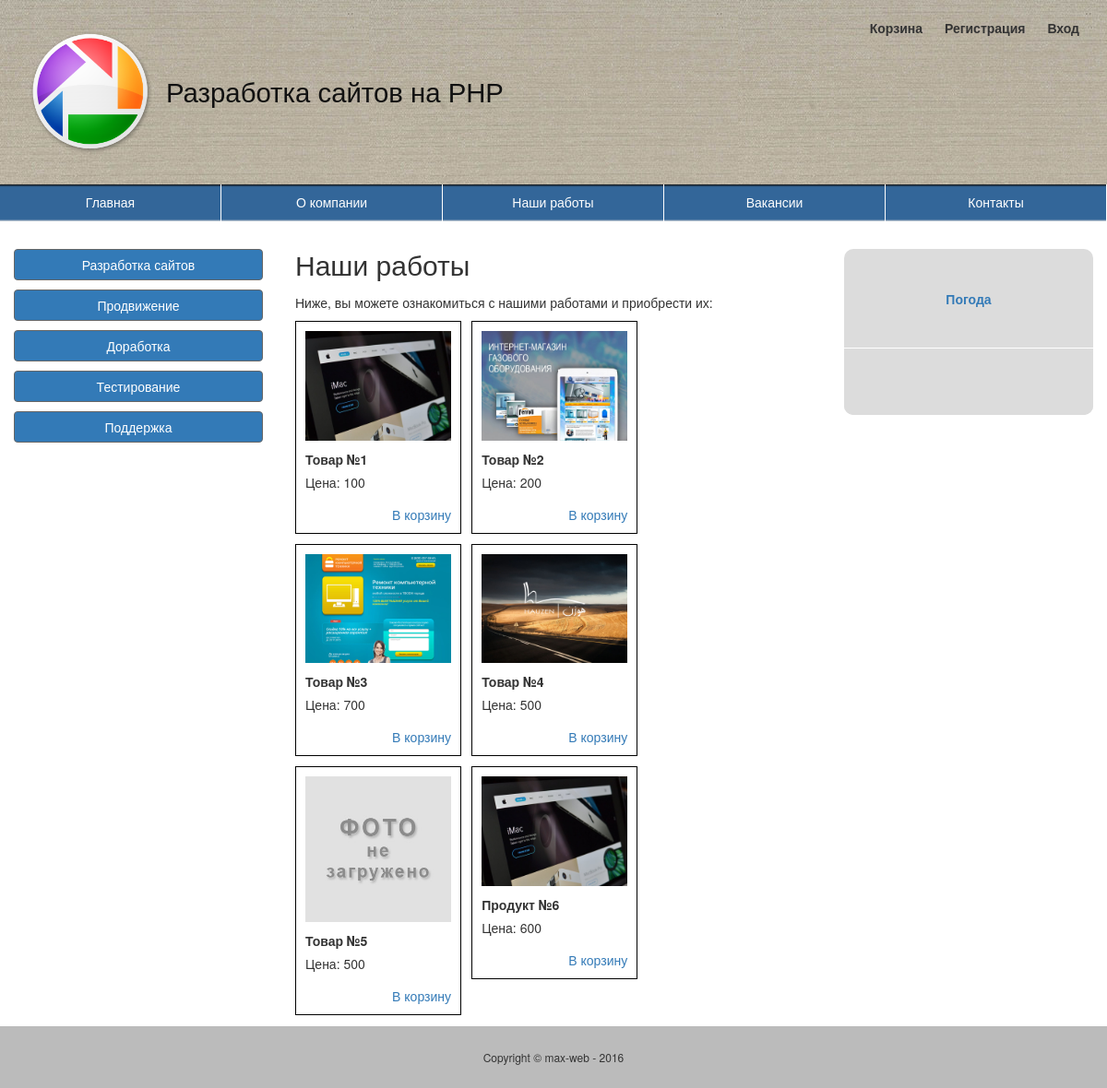
The app's page /works.php with its own data.
### tables this page shows
CREATE TABLE IF NOT EXISTS `products` (
  `id` int(11) NOT NULL AUTO_INCREMENT,
  `name` tinytext NOT NULL,
  `body` text NOT NULL,
  `picture` tinytext NOT NULL,
  `price` tinytext NOT NULL,
  `cat_id` int(11) NOT NULL,
  `vip` int(11) NOT NULL,
  `showhide` enum('show','hide') NOT NULL DEFAULT 'show',
  `product_code` int(11) NOT NULL,
  `user_id` int(11) NOT NULL,
  `putdate` date NOT NULL,
  PRIMARY KEY (`id`)
);

### works.php (the view, shortened to what this page needs)
<?
	require_once ('templates/top.php');
?>
	<h2>Наши работы</h2>
	<div class="content">
		<p>
		Ниже, вы можете ознакомиться с нашими работами и приобрести их:
		</p>
<?
	$query="SELECT * FROM products WHERE showhide='show'";
	$res=mysql_query($query);
	while ($row=mysql_fetch_array($res)){
		echo "<div class='works'><div class='works_content'>";
		echo "<img src='/media/uploads/".$row['picture']."'/>";
		echo "<div class='works_name'>".$row['name']."</div>";
		echo "<div class='works_price'>Цена: ".$row['price']."</div>";
		echo "<div class='works_basket'><a href='addcard.php?id=".$row['id']."'>В корзину</a></div>";
		echo "</div></div>";
	}
?>
	</div>
<? require_once ('templates/bottom.php'); ?>

### templates/top.php (shortened to what this page needs)
<!Doctype>
<html>
	<head>
		<link type="text/css" rel="stylesheet" href="media/bootstrap/css/bootstrap.min.css" />
		<link type="text/css" rel="stylesheet" href="media/css/style.css" />
	</head>
	<body>
	<div class="wrapper">
		<div class="header">
			<a href="/">
				<img src="media/img/logo.png" class="logo" />
			</a>
			<div class="auth">
				<a href="basket.php">Корзина</a>
				<?php if ($_SESSION['id']) { ?>
					<a href="cabinet.php">Кабинет</a>
					<a href="logout.php">Выход</a>
				<?php } else { ?>
					<a href="register.php">Регистрация</a>
					<a href="login.php">Вход</a>
				<?php } ?>
			</div>
			<h1 class="logotext">Разработка сайтов на PHP</h1>
		</div>
		<nav class="topmenu">
			<a href="/">Главная</a>
			<a href="index.php?url=about_company">О компании</a>
			<a href="works.php">Наши работы</a>
			<a href="index.php?url=vacancy">Вакансии</a>
			<a href="index.php?url=contacts">Контакты</a>
		</nav>
		<div class="main">
			<div class="col-md-3">
				<a href="index.php?url=development" class="btn btn-primary btn-block">Разработка сайтов</a>
				<a href="index.php?url=promotion" class="btn btn-primary btn-block">Продвижение</a>
				<a href="index.php?url=rework" class="btn btn-primary btn-block">Доработка</a>
				<a href="index.php?url=testing" class="btn btn-primary btn-block">Тестирование</a>
				<a href="index.php?url=support" class="btn btn-primary btn-block">Поддержка</a>
			</div>
			<div class="col-md-6">

### templates/bottom.php (shortened to what this page needs)
			</div>
			<div class="col-md-3">
				<table class="my_table0" width="100%" height="180">
				<tr><td class="my_table1_td1"><a href="http://6.pogoda.by/26850" target="_blank">Погода</a></td></tr>
				<tr><td>
				<table class="my_table1" width="100%" height="100%"><tr><td>
				</td></tr>
				</table>
				</td></tr>
				</table>
			</div>
		</div>
	</div>
		<div class="footer">
		Copyright &copy; max-web - 2016
		</div>
	</body>
</html>

### media/css/style.css (style rules this page uses)
html, body { margin: 0; padding: 0; height: 100%; }
h2 { margin-top: 0px; padding: 0 5px 0 5px; }
.wrapper { min-height: 100%; }
.header { background: url("../img/fon.jpg"); height: 200px; }
.logo { float: left; height: 140px; margin: 30px 0 0 30px; }
.logotext { float: left; margin: 85px 0 0 10px; font-family: arial; font-size: 22pt; color: #111111; }
.auth { float: right; margin: 20px 30px 0 0; }
.auth a { padding-left: 20px; font-weight: bold; color: #333; }
.topmenu { display: -moz -box; display: -webkit -flex; display: flex; width: 100%; text-align: center; margin: 0 auto; background: #336699; background: linear-gradient(to bottom, #111 0%, #336699 7%, #336699 95%, #ddd 100%); }
.topmenu a { height: 40px; display: block; -moz -box -flex: 1; -webkit -flex: 1; flex: 1; padding: 10px; font-family: arial; text-align: center; text-decoration: none; color: white; border-right: white solid 1px; }
.main { margin-top: 30px; padding-bottom: 107px; }
.content { padding: 5px 5px 15px 5px; }
.content p { text-align: justify; }
.footer { padding-top: 25px; padding-bottom: 25px; background: #bbbbbb; text-align: center; font-size: 12px; margin-top: 0px; position: relative; margin-top: -67px; height: 67px; clear:both; }
.my_table0 { background: #dcdcdc; font-size: 14px; border-radius: 10px; }
.my_table1 { background: #dcdcdc; font-size: 14px; border-radius: 10px; margin: 10px 0 10px 0; }
.my_table1 td { padding-left: 7px; }
.my_table1_td1 { text-align: center; font-weight: bold; padding: 5px 0 5px 0; border-bottom: #fff solid 1px; }
.btn-primary { margin-bottom: 10px; border: 1px solid #666; }
.works { float: left; width: 31%; min-width: 180px; max-width: 210px; border: 1px solid #000; margin: 0 2% 2% 0%; }
.works img { width: 100%; }
.works_content { padding: 10px; }
.works_name { font-weight: bold; padding-top: 10px; }
.works_price { padding-top: 5px; }
.works_basket { padding-top: 15px; text-align: right; color: red; }

### records on screen
products: picture (picture), name "Товар №1", price "100"
products: picture (picture), name "Товар №2", price "200"
products: picture (picture), name "Товар №3", price "700"
products: picture (picture), name "Товар №4", price "500"
products: picture (placeholder picture), name "Товар №5", price "500"
products: picture (picture), name "Продукт №6", price "600"
